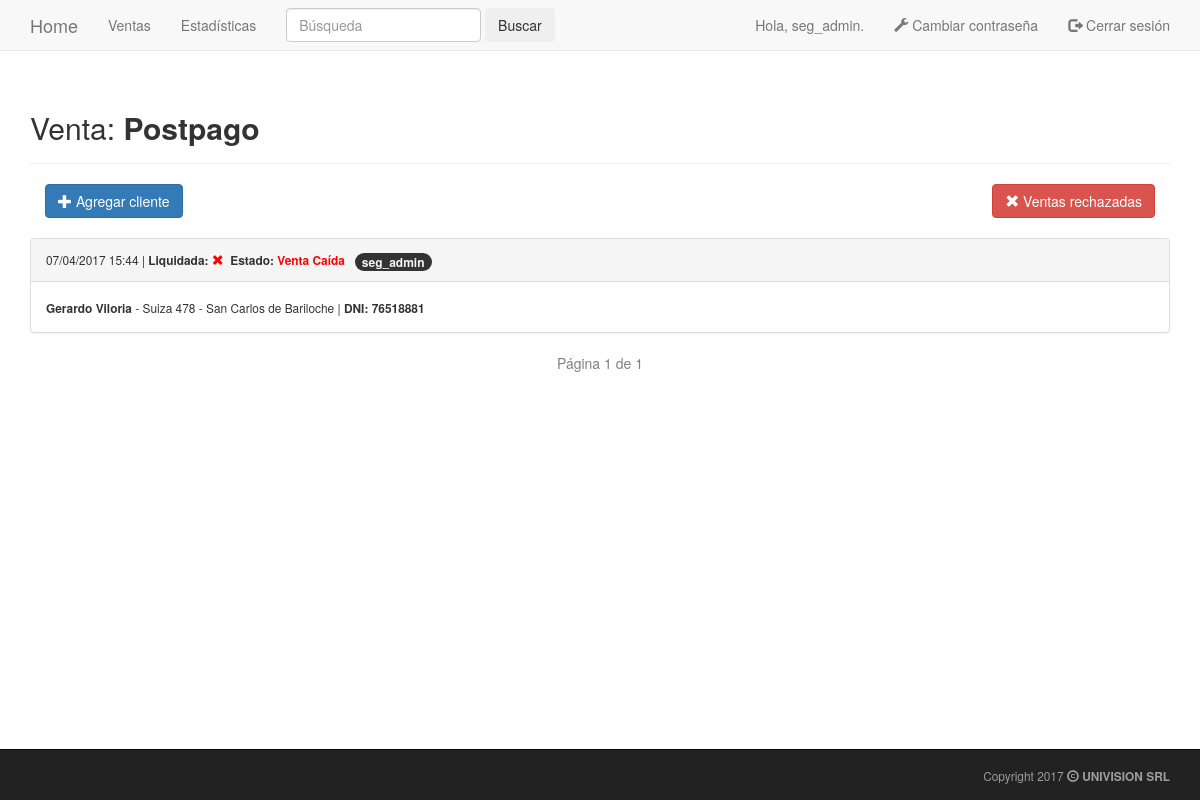
The app's page /venta_caida/2/ (signed in), older data.
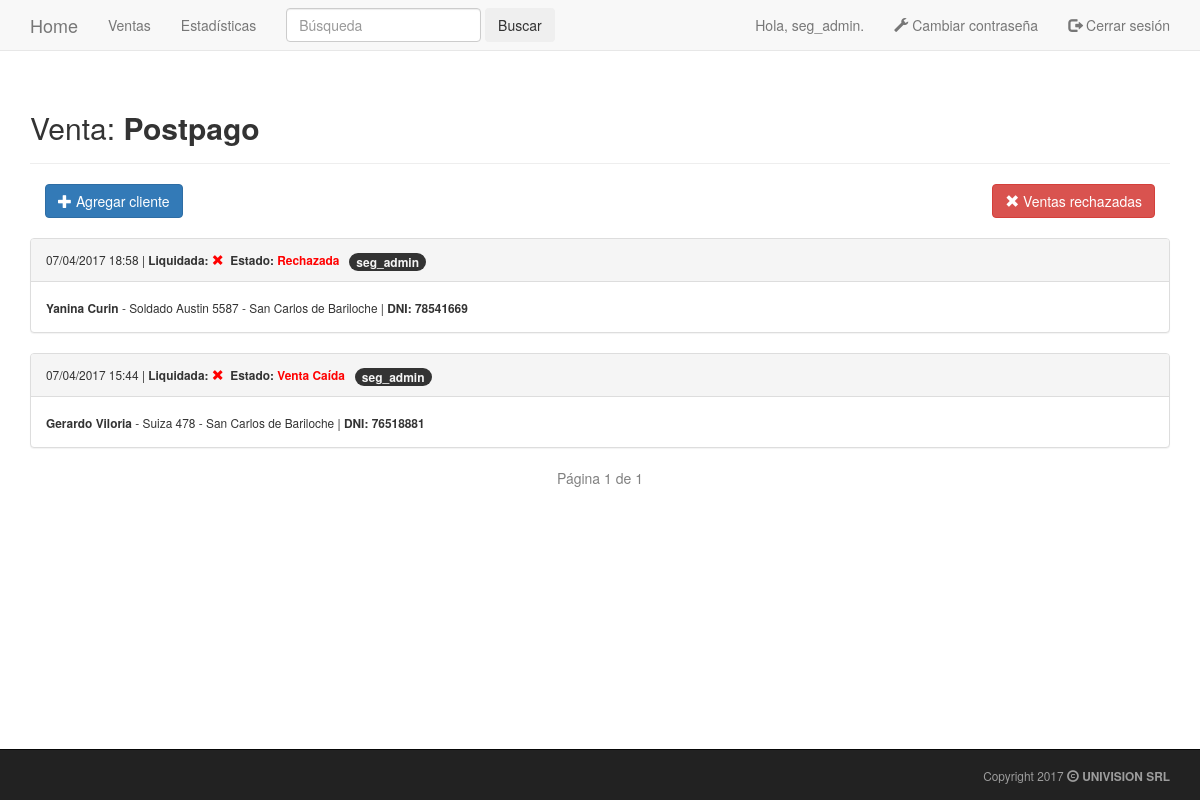
The same page, newer data.
### seguimientos/models.py (models this page shows, shortened)
class VentaNueva(models.Model):
    venta = models.ForeignKey(Venta)
    date_added = models.DateTimeField(auto_now_add=True)
    client = models.IntegerField(unique=True)
    name = models.CharField(max_length=40)
    surname = models.CharField(max_length=50)
    address = models.CharField(max_length=100)
    location = models.CharField(max_length=100)
    PREPAGO = 2
    PLATA = 3
    ORO = 4
    OROHD = 5
    HDPLUS = 10
    PLATINO = 10
    NEXUS = 10
    SERVICE_CHOICES = (
        (PREPAGO, 'Prepago'),
        (PLATA, 'Plata'),
        (ORO, 'Oro'),
        (OROHD, 'Oro HD'),
        (HDPLUS, 'Oro HD Plus'),
        (PLATINO, 'Platino'),
        (NEXUS, 'Nexus'),
    )
    service = models.IntegerField(choices=SERVICE_CHOICES, default=OROHD)
    payment = models.IntegerField(choices=((0, 'TC'), (1, 'Efectivo')), default=0)
    cash_amount = models.IntegerField(default=0)
    mix_amount = models.IntegerField(choices=((0, '0'), (1, '1'), (2, '2'), (3, '3'), (4, '4')), default=0)
    only_amount = models.IntegerField(choices=((0, '0'), (1, '1'), (2, '2'), (3, '3'), (4, '4')), default=0)
    hd_amount = models.IntegerField(choices=((0, '0'), (1, '1')), default=0)
    owner = models.ForeignKey(User)
    paid = models.NullBooleanField()
    payoff = models.BooleanField(default=False)
    sds = models.IntegerField(default=0)
    payoff_date = models.DateTimeField(auto_now=True)
    reason = models.CharField(max_length=100)
    FI = 'Finalizada'
    VC = 'Venta Caída'
    RE = 'Rechazada'
    PR = 'Prospect'
    PE = 'Pendiente'
    STATUS_CHOICES = (
        (FI, 'Finalizada'),
        (VC, 'Venta Caída'),
        (RE, 'Rechazada'),
        (PR, 'Prospect'),
        (PE, 'Pendiente'),
    )
    status = models.CharField(choices=STATUS_CHOICES, max_length=12, default=FI)
    class Meta:
        verbose_name_plural = 'ventas nuevas'

### seguimientos/views.py (the view)
# urls.py: url( r'^venta_caida/(?P<venta_id>\d+)/$', views.venta_caida , name='venta_caida' ) ,
@login_required
def venta_caida(request, venta_id):
    venta = get_object_or_404(Venta, id=venta_id)
    try:
        if request.user.groups.filter( name='Liquidaciones' ).exists():
            paginator = Paginator( venta.ventanueva_set.order_by( 'payoff' , '-date_added' ).exclude(status='Finalizada') , 25 )
            page = request.GET.get( 'page' )
            ventas_nuevas = paginator.page( page )
        else:
            paginator = Paginator( venta.ventanueva_set.order_by( 'payoff' , '-date_added' ).filter( owner=request.user ).exclude(status='Finalizada') , 25 )
            page = request.GET.get( 'page' )
            ventas_nuevas = paginator.page( page )
    except PageNotAnInteger:
        ventas_nuevas = paginator.page( 1 )
    except EmptyPage:
        ventas_nuevas = paginator.page( paginator.num_pages )
    context = {'venta': venta, 'venta_caida': venta_caida, 'ventas_nuevas': ventas_nuevas}
    return render(request, 'seguimientos/venta_caida.html', context)

### seguimientos/models.py (called while the page is built)
    def __str__(self):
        return self.text

### seguimientos/templatetags/new_filters.py (called while the page is built)
@register.filter( name='has_group' )
def has_group(user , group_name):
    return user.groups.filter( name=group_name ).exists()

### seguimientos/templates/seguimientos/venta_caida.html (shortened to what this page needs)
{% extends 'seguimientos/base.html' %}
{% load new_filters %}
{% block header %}
    <h2>Venta: <b>{{ venta }}</b></h2>
{% endblock header %}
{% block content %}
		<div class="container-fluid">
			<a href="{% url 'seguimientos:venta_caida' venta.id %}" class="btn btn-danger pull-right">
				<span class="glyphicon glyphicon-remove"></span> Ventas rechazadas</a>
	{% if request.user|has_group:"Liquidaciones" %}
        </div></br>
	{% else %}
			<a href="{% url 'seguimientos:venta_nueva' venta.id %}" class="btn btn-primary">
				<span class="glyphicon glyphicon-plus"></span> Agregar cliente</a>
        </div></br>
	{% endif %}
	{% for venta_nueva in ventas_nuevas %}
		<div class="panel panel-default">
			<div class="panel-heading">
				<small>
					{{ venta_nueva.date_added|date:'d/m/Y H:i' }}  |
					<b>
					Liquidada: {% if venta_nueva.payoff == False %}
						<span style="color:red" class="glyphicon glyphicon-remove"></span>
					{% else %}
						<span style="color:green" class="glyphicon glyphicon-ok"></span>
					{% endif %}
					&nbsp;Estado: {% if venta_nueva.status == 'Rechazada' or venta_nueva.status == 'Venta Caída' or venta_nueva.status == 'Prospect' %}
						<span style="color:red">{{ venta_nueva.status }}</span>
					{% else %}
						<span style="color:green">{{ venta_nueva.status }}</span>
					{% endif %}
					</b>&nbsp;
					<span class="badge">{{ venta_nueva.owner }}</span>
				</small>
			</div>
			<div class="panel-body">
				<small>
				<b>{{ venta_nueva.name }} {{ venta_nueva.surname }}</b> -
				{{ venta_nueva.address }} - {{ venta_nueva.location }} |
				<strong>DNI: {{ venta_nueva.client }}</strong>
				</small>
			</div>
        </div>
	{% empty %}
		No tienes ventas en esta categoría.
	{% endfor %}
        <ul class="pager">
            <span class="current" style="color:grey">
                Página {{ ventas_nuevas.number }} de {{ ventas_nuevas.paginator.num_pages }}
            </span>
        </ul>
{% endblock content %}

Row changes from the older to the newer data that the page shows:
now on this page (row edited): VentaNueva: date_added "07/04/2017 18:58", payoff False (drawn), status "Rechazada", owner "seg_admin", name "Yanina", surname "Curin", address "Soldado Austin 5587", location "San Carlos de Bariloche", client "78541669"
